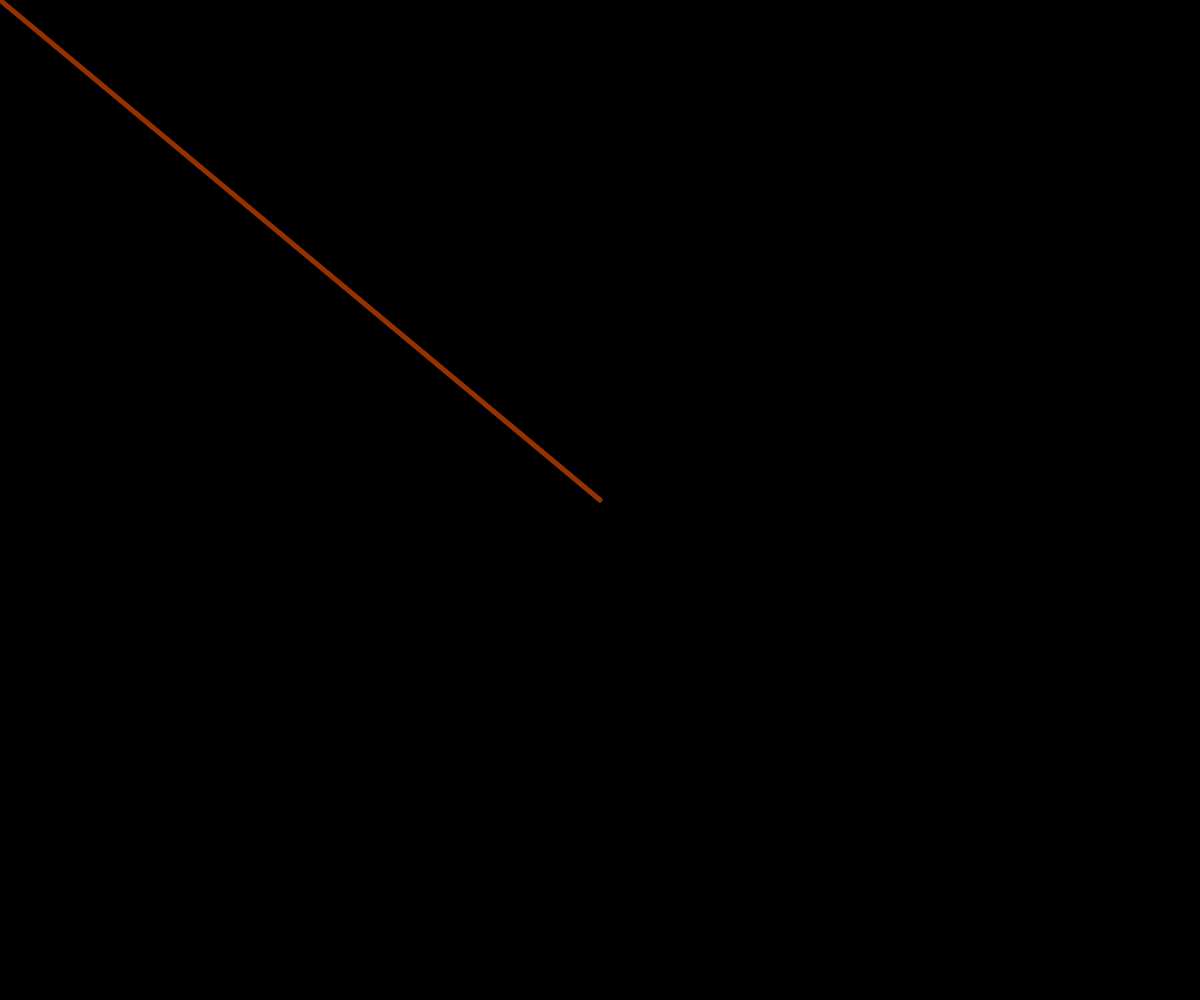
Frame 1 (no input)
Frame 60 (no input): identical to frame 1, image omitted
Frame 120 (the mouse pressed at the canvas centre since frame 60): blank canvas, image omitted

The p5.js sketch that drew this single still picture (run headless with seeded random() and noise() and a simulated clock; from frame 60 on, the mouse is pressed at the canvas centre):

// p5.js sketch
// ── sketch.js
// ------------------------------------------------- //
// 05/02/2018
// Evan MacHale - N00150552
// Interactive Graphics Module Year 3
// The Nature of Code by Daniel Shiffman
// Vectors // 1.2 Vector Subtraction
// Displaying a magnitude from a resultant vector + translating it
// http://natureofcode.com/book/chapter-1-vectors/
// ------------------------------------------------- //
function setup() {
  createCanvas(windowWidth,windowHeight);
}

function draw() {
  background(0);
  noStroke();
  fill(0,15);
  rect(0,0,width,height);
  // Capture mouse co-ordinates + centre of window as vectors
  var mouse = createVector(mouseX, mouseY);
  var centre = createVector(width/2,height/2);
  // 'vectorLine' is our resultant
  // N.B '.sub()'
  // w = u - v
  vectorLine = mouse.sub(centre);
  // Using vectors, one of them is always taken as being from @ (0,0)
  // i.e the magnitude is measured from the origin to the locations we stored in a given vector
  // So we need to move them so to be visible
  // Instead of moving both 'points' (vectors)
  // We move the whole window
  translate(width/2,height/2);
  strokeWeight(5);
  stroke(150,50,0);
  line(0,0,vectorLine.x,vectorLine.y);
}
